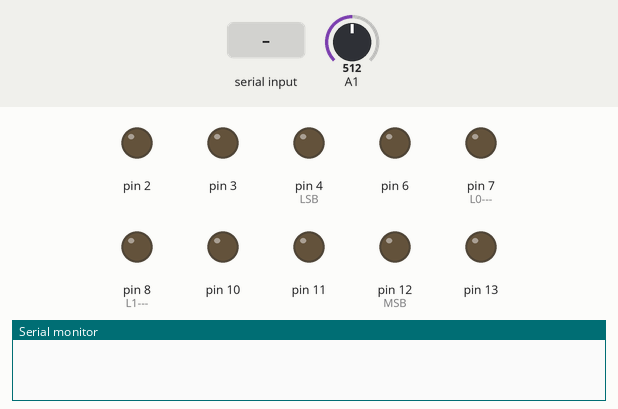
This sketch was run on a simulated Arduino Uno, built with avr-gcc and run on an emulated ATmega328P. Parts: output pins drawn as LEDs (lit = HIGH), the last lines printed to the serial monitor. Inputs (shaded band) come from the test bench; at power-on: A1 = 512.

Above: at 1.2 s.
1.3 s: "1\n" received over Serial
At 2.8 s:
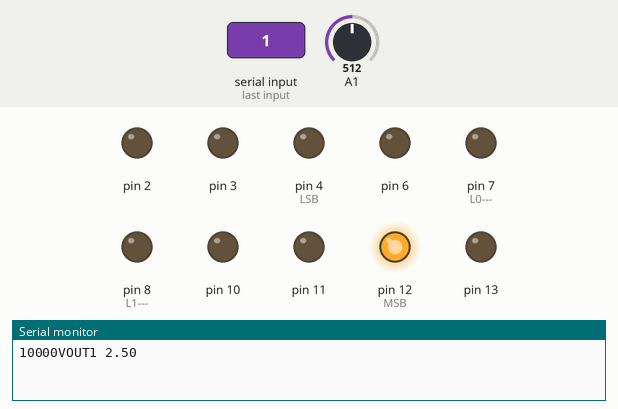
At 4.1 s:
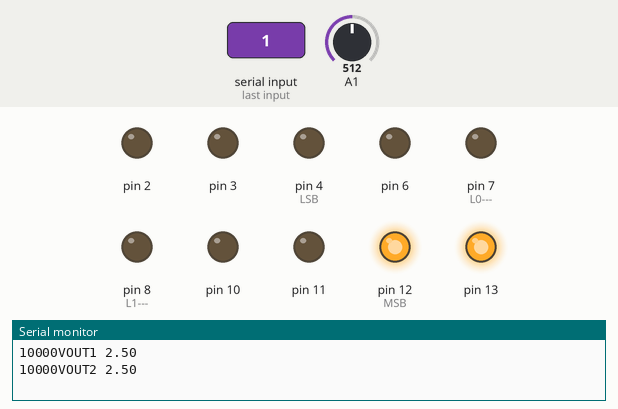
4.3 s: A1 set to 944
7.1 s: A1 set to 968
At 12.2 s:
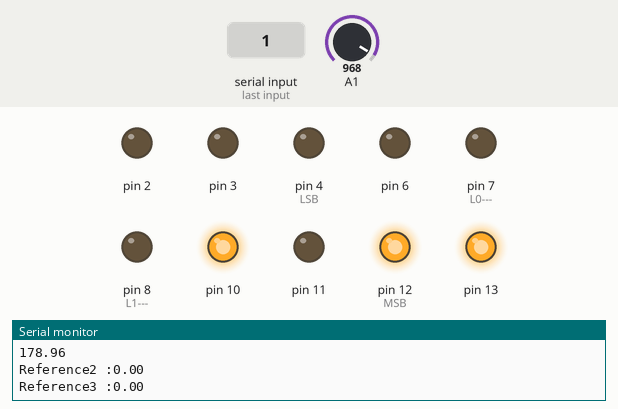
Timing chart, 0 to 13.7 s (numbered marks = the images above; inputs shaded):
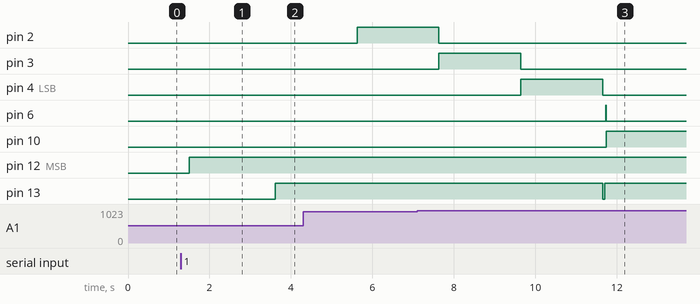

Measured:
- the behaviour switches between 961 and 962 on A1 (found by bisection; images 2 and 3)
- after the input at 1.3 s, pin 12 (MSB): LOW → HIGH after 0.20 s; pin 13: LOW → HIGH after 2.3 s
- after the input at 7.1 s, pin 2: HIGH → LOW after 0.53 s instead of 4.6 s

The sketch:

voltage_sweep_v2.ino
```cpp
#include <TimerOne.h>
#define NOP __asm__ __volatile__("nop\n\t");

float data1=0,data2=0;
float Vin= 5;
float vout1=0;
float Rsen1_arr[3]= {};
float Rsen2_arr[3]= {};
float Rsen3_arr[3]= {};
//float Rref_arr[5] = {18000.0,1500.0,820.00,100.0,51.00};
float Rref_arr[5] = {51.0,100.0,820.00,1600.0,18000.00};

float Rref=0;
float Rref1=0;
float Rref2=0;
float Rref3=0;

int i=0,d[]={1,0,0,0,0}, pin_select[5]={};
int store_mat[5][5]={};
int ref1_pins[5] = {};
int ref2_pins[5] = {};
int ref3_pins[5] = {};

bool flag = true;
int check_bit=0,counter=0,ch=0;
float tem1;

void setup()
{
 //sensor pins
  pinMode(6,OUTPUT);
  pinMode(10,OUTPUT);
  pinMode(11,OUTPUT);
  //switch pins
  pinMode(2,OUTPUT);
  pinMode(3,OUTPUT);
  pinMode(4,OUTPUT);  //LSB
  pinMode(12,OUTPUT); //MSB
  pinMode(13,OUTPUT);
  //SnH pins
  pinMode(7,OUTPUT);    //L0--->ADC1-->A0
  pinMode(8,OUTPUT);    //L1--->ADC2-->A1
  //clock pins
  pinMode(9,OUTPUT);    //CLK
  pinMode(5,OUTPUT);    //CLKB


  //analogReference(EXTERNAL);
  Serial.begin(9600);
 // Timer1.initialize(300);

}

void loop()
{
 if(Serial.available())
 {
    if(flag==true)
    {
      digitalWrite(9,LOW);    //CLK
      digitalWrite(5,LOW);    //CLKB

      digitalWrite(7,LOW);   //sample the value for adc1
      digitalWrite(8,LOW);
        delay(200);
        pinset(d);
        for(int a=0;a<5;a++)
        {
          Serial.print(d[a]);
        }
      data1 = analogRead(A0);
      delay(100);
      vout1 = (data1*Vin)/1023.0;
      Serial.print("VOUT1 ");
      Serial.println(vout1);


      //First Sensor selection
      digitalWrite(11,LOW);
      digitalWrite(10,LOW);
      digitalWrite(6,LOW);      //LSB for MC

      ch=0;
      Rref1 = reference_calculation(ch);
      Serial.print("Reference1 :");
      Serial.println(Rref1);
      pinset(ref1_pins);
      for(int b=0;b<5;b++)
      {
        Serial.print(ref1_pins[b]);
      }
      float vout = tem1;
      Serial.print("VOUT2 ");
      Serial.println(vout);

      float tem=vout-vout1;
      float Rsen =Rref1*(vout1/tem);
      Serial.println(Rsen);

      //Second Sensor selection  //done?
      digitalWrite(11,LOW);
      digitalWrite(10,LOW);
      digitalWrite(6,HIGH);      //LSB for MC

      ch=1;
      //Rref2 = reference_calculation(ch);
      Serial.print("Reference2 :");
      Serial.println(Rref2);

      //Third Sensor selection
      digitalWrite(11,LOW);
      digitalWrite(10,HIGH);
      digitalWrite(6,LOW);      //LSB for MC

      ch=2;
      //Rref3 = reference_calculation(ch);
      Serial.print("Reference3 :");
      Serial.println(Rref3);

      flag=false;
 }

 }


 /* if(flag==true)
  {
     Timer1.initialize(500);    //5mili secs
     Timer1.attachInterrupt(timer_isr);
     flag = false;
  }
  if(check_bit==1)
  {
    Timer1.stop();
    Serial.println("A0");
    for(int i=0;i<10;i++)
    Serial.println(vout1[i]);
    Serial.println("A1");
    for(int i=0;i<10;i++)
    Serial.println(vout2[i]);
    check_bit=0;
    Timer1.restart();
  }
 */

}

float reference_calculation(int ch)
{
  float vout2=0;
  float vol_array[5]={};
  int count=0;
  int j=0;
  pinset(d);     //MSB high,  Rref1 used

  for(int i=0; i<5; i++)
  {
    //digitalWrite(7,LOW);
    digitalWrite(8,LOW);   //sample the value for adc2
    delay(2000);
    for(int k=0;k<5;k++)
    {
      Serial.print(d[k]);
    }
    //Serial.print(" R=");
    //float temp_res= res_calc(d);
    //Serial.println(temp_res);
    delay(10);
    data2 = analogRead(A1);
    vout2 = (data2*Vin)/1023.0;
    Serial.print("VOUT2 ");
    Serial.println(vout2);
    if((i==4)&&(vout2<4.7))   //when i=4 this executes
    {
      vol_array[j]=vout2;
      store_array(d,count);
      count++;
      j++;

    }
    else        //for i=3,2,1,0 this executes
    {
      if(vout2>4.7)
      {
        d[i]=0;
        d[i+1]=1;
        pinset(d);
      }
      else
      {
        vol_array[j]=vout2;
        store_array(d,count);
        count++;
        j++;
        d[i+1]=1;
        pinset(d);
      }
    }
  }

  Serial.println("SAR loop done");

  //find best Refernce corresponding to highest voltage

  float maxm = vol_array[0];
  int index =0;
  for(int j=1;j<count;j++)
   {
    if (vol_array[j]>maxm )
    {
      maxm = vol_array[j];
      index = j;
    }

   }
   tem1=maxm;

  Serial.println("max voltage calculated");

   memset(d,0,sizeof(d));
   d[0]=1;
   pinset(d);
   Serial.println("D array after loop");
   for(int k=0;k<5;k++)
    {
      Serial.print(d[k]);
    }
   for(int a=0;a<5;a++)
   {
    pin_select[a]=store_mat[index][a];
   }

   if(ch==0)
   {
    //memcpy(ref1_pins, pin_select, 5);
      for(int a=0;a<5;a++)
     {
      ref1_pins[a]=store_mat[index][a];
     }
   }
   if(ch==1)
   {
    memcpy(ref2_pins, pin_select, 5);
   }
   if(ch==2)
   {
    memcpy(ref3_pins, pin_select, 5);
   }

    Serial.println("pins stored");

   Rref = res_calc(ref1_pins);
   memset(pin_select,0,sizeof(pin_select));
   memset(store_mat,0,sizeof(store_mat));
   memset(vol_array,0,sizeof(vol_array));
   return(Rref);

}

void store_array(int d[],int c)
{
  for(int i=0;i<5;i++)
  {
    store_mat[c][i]=d[i];
  }
}


void pinset(int d[])
{
    digitalWrite(12, d[0]);    //LSB -->DO
    digitalWrite(13, d[1]);     //D1
    digitalWrite(2, d[2]);      //D2
    digitalWrite(3, d[3]);      //D3
    digitalWrite(4,d[4]);       //D4

}

float res_calc(int pin_select[])
{
  float temp=0;
  for(int k=0;k<5;k++)
  {
    if(pin_select[k]==1)
    {
      temp+= Rref_arr[k];
    }
  }
  return(temp);
}


void timer_isr()
{
  int i=0;
  if(counter<10)
  {
    digitalWrite(9,HIGH);
    digitalWrite(5,HIGH);

    digitalWrite(7,LOW);   //sample the value for adc1
    digitalWrite(8,LOW);   //sample the value for adc2
    NOP;
    digitalWrite(7,HIGH);    //hold
    digitalWrite(8,HIGH);    //hold
   // data1 = analogRead(A0);
   //data2= analogRead(A1);
    //vout1[i] = (data1*Vin)/1023.0;   //constant voltage for refernce calculatio
     // vout2[i]=(data2*Vin)/1023.0;
      counter++;
      //i++;

                                                            //read adc2
    }
    if(counter==10)
    {
      digitalWrite(9,LOW);
      digitalWrite(5,LOW);
      check_bit=1;
      counter =0;
      //suitable Rref calculation, Rsen calculation and storing in Rsen_arr
    }

  }
```
